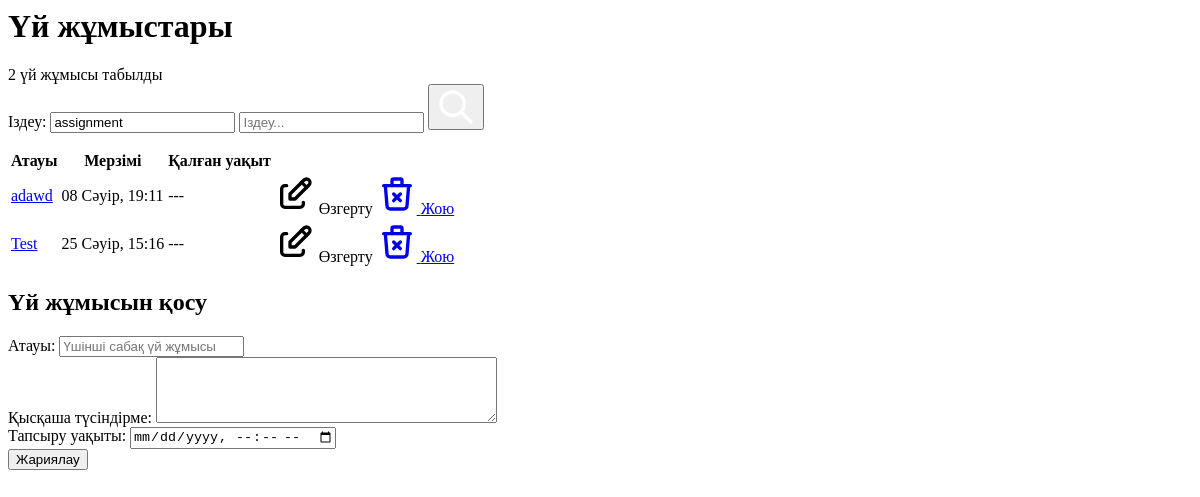
/assignments/getAssignemnts/ (signed in), run on an earlier commit of the app's database.
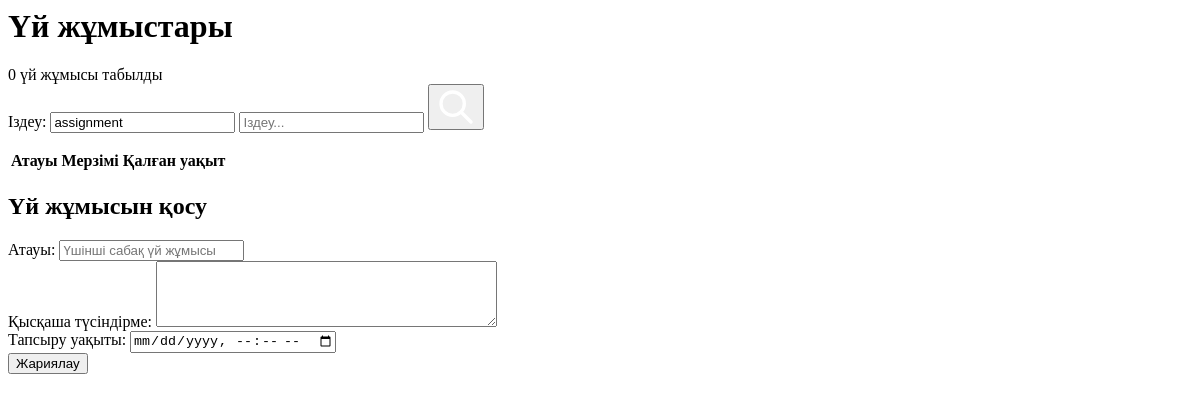
And on a later commit of the database.
### assignment/models.py (models this page shows, shortened)
class Assignment(models.Model):
    title = models.CharField(max_length=128, verbose_name="Атауы")
    description = models.TextField(verbose_name="Сипаттама")
    deadline = models.DateTimeField(verbose_name="Аяқталу мерзімі")
    created_at = models.DateTimeField(auto_now_add=True)
    updated_at = models.DateTimeField(auto_now=True)
    @property
    def is_passed(self):
        return timezone.now() > self.deadline

### assignment/views.py (the view)
# urls.py: path('getAssignemnts/', views.get_assignments_with_form, name="get_assignments"),
@login_required
def get_assignments_with_form(request):
    assignments = Assignment.objects.all()
    context = {
        "assignments": assignments,
        "form": AssignmentForm()
    }
    return render(request, "assignment/partials/asignments-body.html", context)

### diploma_backend/forms.py
class SearchForm(forms.Form):
    page_choices = (
        ('course-materials', 'Курс Материалдары'),
        ('quiz', 'Бақылау'),
        ('assignment', 'Үй жұмысы'),
        ('discussion', 'Талқылау'),
        ('programming', 'Бағдарламалау'),
    )
    page = forms.ChoiceField(choices=page_choices, widget=forms.Select(attrs={'class': 'form-select w-100 h-100',
                                                                              'style': 'border-top-right-radius: 0; border-bottom-right-radius: 0;'}))
    q = forms.CharField(max_length=120, widget=forms.TextInput(
        attrs={'type': 'search', 'placeholder': 'Іздеу...', 'class': 'form-control form-control-lg bg-muted-lt'}),
                        required=False)

### assignment/forms.py
class AssignmentForm(forms.ModelForm):
    class Meta:
        deadline = forms.DateTimeField(
            widget=forms.DateTimeInput(attrs={'auto_now_add': True, 'type': 'datetime-local'}))
        model = Assignment
        fields = ['title', 'description', 'deadline']

### quiz_apps/quiz/templatetags/quiz_tags.py (called while the page is built)
@register.filter(name='has_group')
def has_group(user, group_name):
    return user.groups.filter(name=group_name).exists()

### templates/assignment/partials/asignments-body.html (shortened to what this page needs)
{% load widget_tweaks %}
{% load quiz_tags %}
<div id="list-with-form">
    <h1>Үй жұмыстары</h1>
    <div class="card">
        <div class="card-body border-bottom py-3">
            <div class="d-flex">
                <div class="text-muted">
                    <span class="text-edu-primary">{{ assignments.count }}</span>
                    үй жұмысы табылды
                </div>
                <div class="ms-auto text-muted d-inline-block">
                    <form method="get" action="{% url 'searchbar' %}" class="ms-2 input-group">
                        <span class="me-2">Іздеу:</span>
                        <input type="text" class="d-none" name="page" value="assignment">
                        {% render_field search_form.q class="form-control form-control-sm" %}
                        <button type="submit" class="btn btn-sm btn-dark bg-edu-primary btn-icon">
                        </button>
                    </form>
                </div>
            </div>
        </div>
        <div class="table-responsive table-vcenter">
            <table
                    class="table card-table table-hover">
                <thead class="bg-edu-primary">
                <tr>
                    <th>Атауы</th>
                    <th>Мерзімі</th>
                    <th>Қалған уақыт</th>
                    {% if request.user|has_group:"Teachers" or request.user|has_group:"Moderators" or request.user.is_superuser %}
                        <th class="w-1"></th>
                    {% endif %}
                </tr>
                </thead>
                <tbody id="assignments-list">
                {% include 'assignment/partials/assinments-list.html' %}
                </tbody>
            </table>
        </div>
    </div>
    <div id="assignment-form">
        {% include 'assignment/partials/assignment-form.html' %}
    </div>
</div>

### templates/assignment/partials/assinments-list.html (shortened to what this page needs)
{% load quiz_tags %}
{% for assignment in assignments %}
    <tr>
        <td><a href="{% url 'assignments:assignment_detail' assignment_id=assignment.id %}"
               class="link-dark">{{ assignment.title }}</a></td>
        <td>{{ assignment.deadline|date:"d F, H:i" }}</td>
        <td {% if not assignment.is_passed %}_="init js return moment('{{ assignment.deadline.isoformat }}').fromNow() end then put it into me"{% endif %}>
            ---
        </td>
        {% if request.user|has_group:"Teachers" or request.user|has_group:"Moderators" or request.user.is_superuser %}
            <td>
                <div class="d-flex gap-2">
                    <a class="btn btn-outline-edu"
                       hx-get="{% url 'assignments:htmx-change-assignment' assignment.pk %}"
                       hx-target="#assignment-form"
                       _="on htmx:afterRequest call reinitialize()">
                        Өзгерту
                    </a>
                    <a href="{% url 'assignments:delete-assignment' assignment.pk %}" hx-post="{% url 'assignments:delete-assignment' assignment.pk %}"
                       hx-confirm="Сіз бұл тапсырманы жойғыңыз келетініне сенімдісіз бе?"
                       hx-target="#assignments-list" class="btn btn-outline-danger">
                        Жою
                    </a>
                </div>
            </td>
        {% endif %}
    </tr>
{% endfor %}

What changed in the data, as far as the page shows it:
removed Assignment: title "adawd", deadline "08 Сәуір, 19:11"
removed Assignment: title "Test", deadline "25 Сәуір, 15:16"
Also different on the page:
{{ assignments.count }}: "2" → "0"
